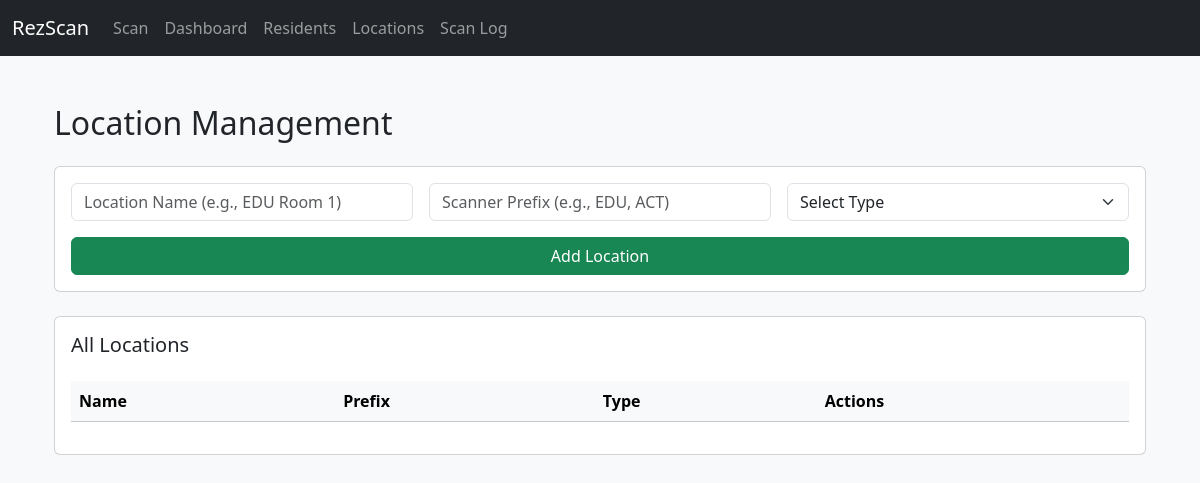
/admin/locations, run on an earlier commit of the app's database.
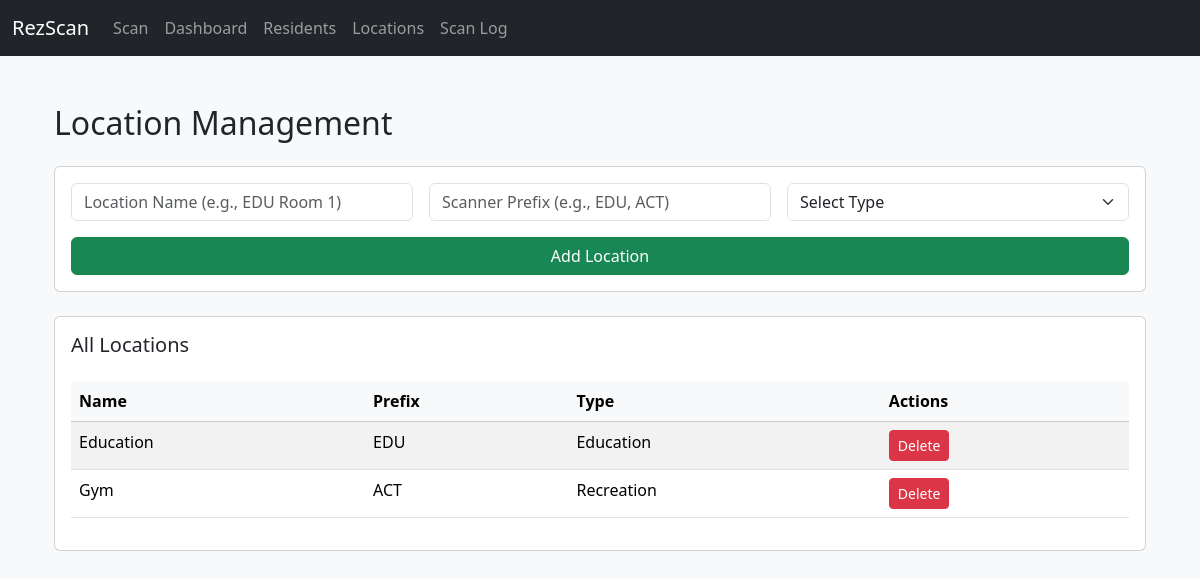
And on a later commit of the database.
### tables this page shows
CREATE TABLE locations (
                id INTEGER PRIMARY KEY AUTOINCREMENT,
                name TEXT NOT NULL UNIQUE,
                prefix TEXT UNIQUE,
                type TEXT 
            );

### RezScan Flask App.py (the view, shortened to what this page needs)
@app.route('/admin/locations', methods=['GET', 'POST'])
def manage_locations():
    message = None
    with sqlite3.connect(DB_PATH) as conn:
        c = conn.cursor()
        c.execute("SELECT id, name, prefix, type FROM locations ORDER BY name")
        locations = c.fetchall()
    return render_template('locations.html', locations=locations, message=message)

### Templates/locations.html (shortened to what this page needs)
{% extends 'layout.html' %}
{% block content %}
<div class="container">
    <h2 class="mb-4">Location Management</h2>
    <form method="POST" class="card card-body mb-4">
        <div class="row g-3">
            <div class="col-md-4">
                <input type="text" name="name" class="form-control" placeholder="Location Name (e.g., EDU Room 1)" required>
            </div>
            <div class="col-md-4">
                <input type="text" name="prefix" class="form-control" placeholder="Scanner Prefix (e.g., EDU, ACT)" required>
            </div>
            <div class="col-md-4">
                <select name="type" class="form-select" required>
                    <option value="" disabled selected>Select Type</option>
                </select>
            </div>
            <div class="col-12 d-grid">
                <button type="submit" class="btn btn-success">Add Location</button>
            </div>
        </div>
    </form>
    <div class="card p-3">
        <h5 class="card-title">All Locations</h5>
        <div class="table-responsive">
            <table class="table table-striped mt-3">
                <thead class="table-light">
                    <tr>
                        <th>Name</th>
                        <th>Prefix</th>
                        <th>Type</th>
                        <th>Actions</th>
                    </tr>
                </thead>
                <tbody>
                    {% for loc in locations %}
                    <tr>
                        <td>{{ loc[1] }}</td>
                        <td>{{ loc[2] if loc|length > 2 else '—' }}</td>
                        <td>{{ loc[3] if loc|length > 3 else '—' }}</td>
                        <td>
                            <form action="{{ url_for('delete_location', location_id=loc[0]) }}" method="POST" class="d-inline" onsubmit="return confirm('Are you sure you want to delete this location?');">
                                <button type="submit" class="btn btn-sm btn-danger">Delete</button>
                            </form>
                        </td>
                    </tr>
                    {% endfor %}
                </tbody>
            </table>
        </div>
    </div>
</div>
{% endblock %}

### Templates/layout.html (shortened to what this page needs)
<!DOCTYPE html>
<html lang="en">
<head>
    <link href="https://cdn.jsdelivr.net/npm/bootstrap@5.3.3/dist/css/bootstrap.min.css" rel="stylesheet">
</head>
<body class="bg-light">
    <nav class="navbar navbar-expand-lg navbar-dark bg-dark mb-4">
        <div class="container-fluid">
            <a class="navbar-brand" href="{{ url_for('index') }}">RezScan</a>
            <div class="collapse navbar-collapse" id="navbarNav">
                <ul class="navbar-nav">
                    <li class="nav-item">
                        <a class="nav-link" href="{{ url_for('scan') }}">Scan</a>
                    </li>
                    <li class="nav-item">
                        <a class="nav-link" href="{{ url_for('dashboard') }}">Dashboard</a>
                    </li>
                    <li class="nav-item">
                        <a class="nav-link" href="{{ url_for('manage_residents') }}">Residents</a>
                    </li>
                    <li class="nav-item">
                        <a class="nav-link" href="{{ url_for('manage_locations') }}">Locations</a>
                    </li>
                    <li class="nav-item">
                        <a class="nav-link" href="{{ url_for('scanlog') }}">Scan Log</a>
                    </li>
                </ul>
            </div>
        </div>
    </nav>
    <div class="container py-4">
        {% block content %}{% endblock %}
    </div>
</body>
</html>

What changed in the data, as far as the page shows it:
added locations: name "Education", prefix "EDU", type "Education"
added locations: name "Gym", prefix "ACT", type "Recreation"
